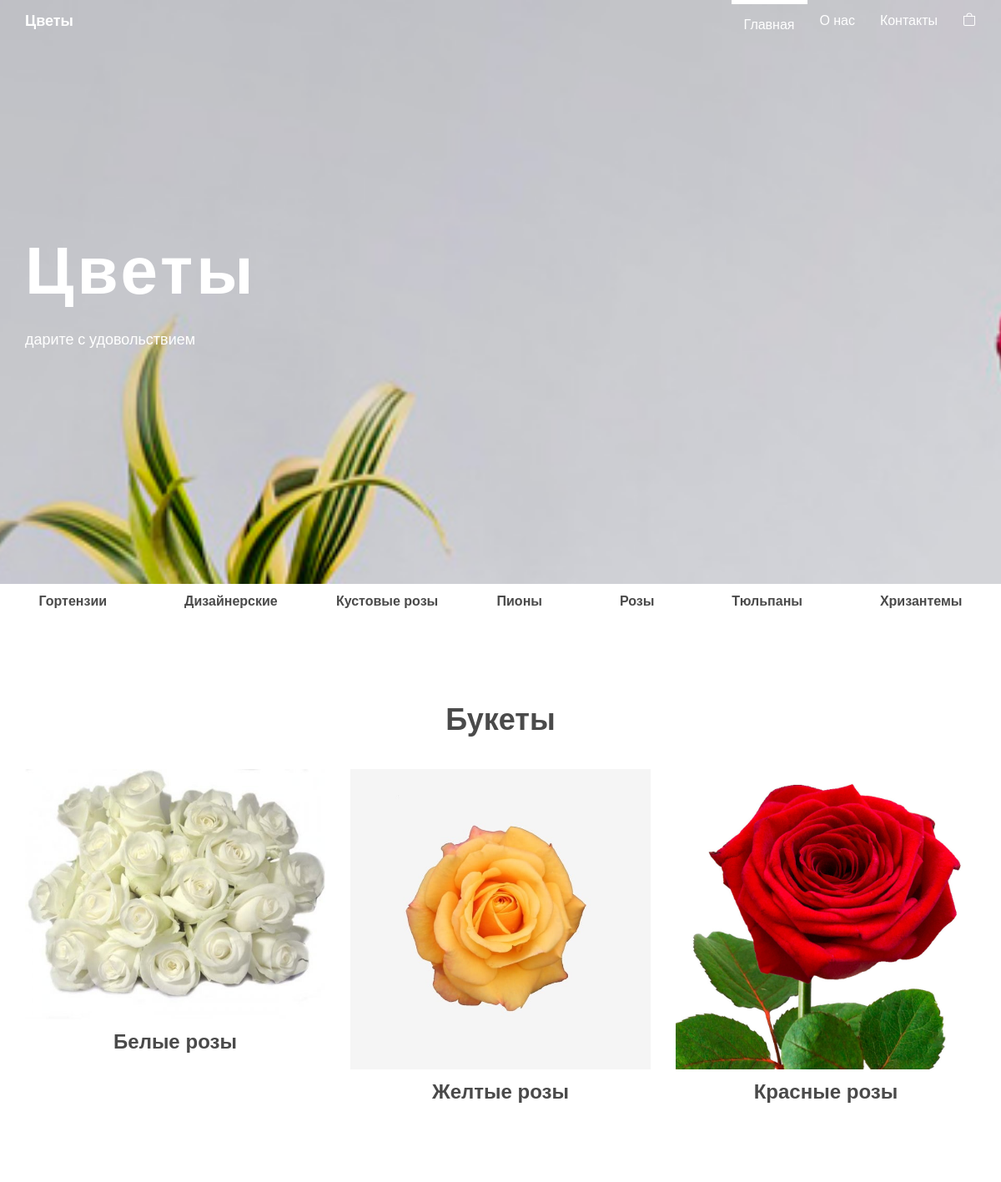
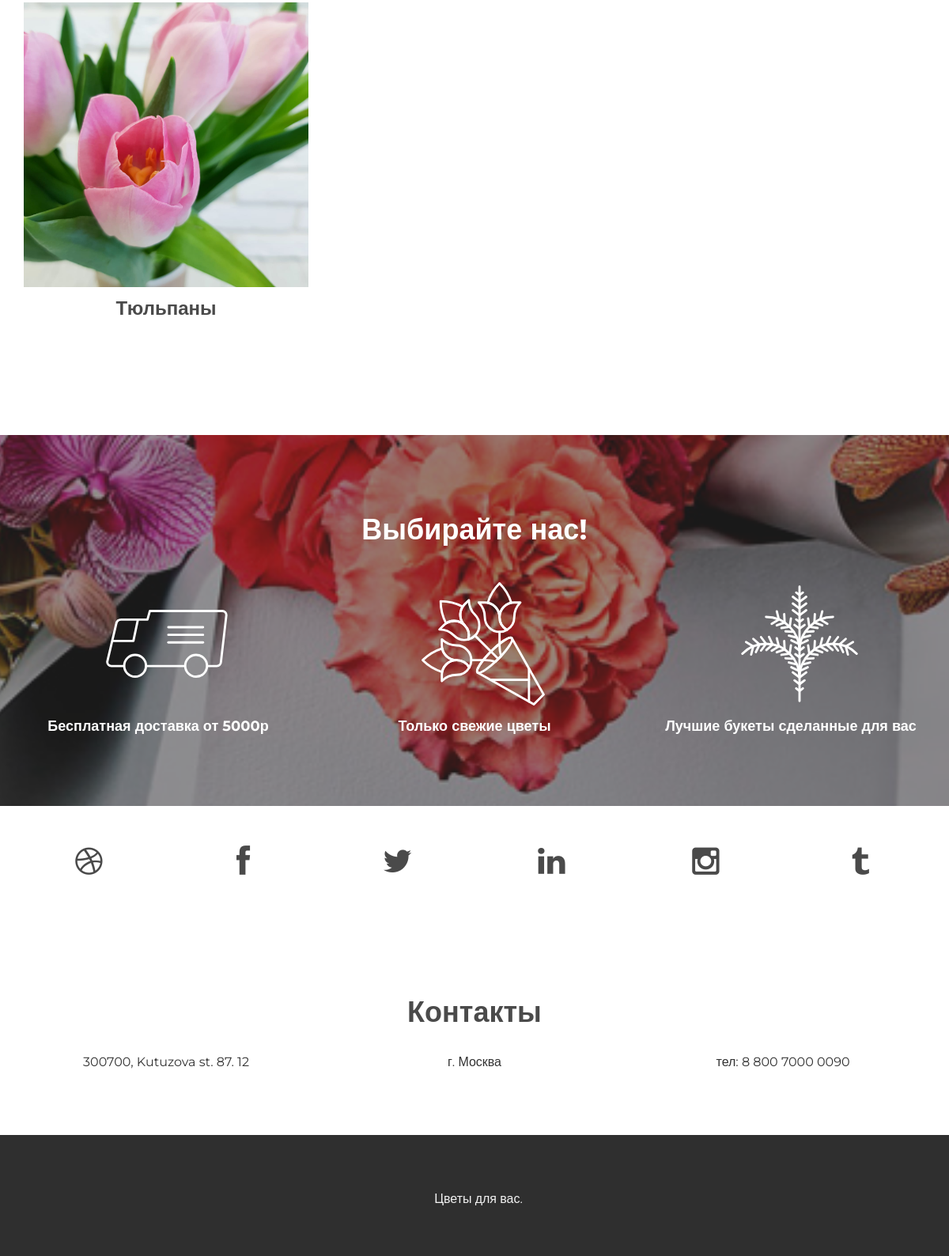
The page / on the database its author committed (2 pictures, top to bottom).
### mainapp/models.py (models this page shows, shortened)
class Category(models.Model):
    class Meta:
        ordering = ('title',)
        verbose_name = 'Категория'
        verbose_name_plural = "Категории"
    title = models.CharField('Название', max_length=120)
    slug = models.SlugField(max_length=150, blank=True, unique=True)
    description = models.TextField(blank=True, null=True)
    def get_absolute_url(self):
        return reverse('category_detail', kwargs={'slug': self.slug})

class Product(models.Model):
    class Meta:
        ordering = ('title', 'pub_date')
        verbose_name = 'Продукт'
        verbose_name_plural = "Продукты"
        index_together = (('id', 'slug'),)
    title = models.CharField('Название', max_length=200, db_index=True)
    slug = models.SlugField(max_length=150, blank=True, unique=True, db_index=True)
    description = models.TextField(blank=True, null=True)
    pub_date = models.DateTimeField(auto_now=True)
    categories = models.ManyToManyField(
        'Category', verbose_name='Категории', blank=True, related_name='products')
    price = models.PositiveIntegerField(verbose_name='Цена за шт', default=0)
    def get_absolute_url(self):
        return reverse('product_detail', kwargs={'slug': self.slug})

class Picture(models.Model):
    class Meta:
        ordering = ('title',)
        verbose_name = 'Картинка'
        verbose_name_plural = "Картинки"
    title = models.CharField('Название', max_length=200, db_index=True)
    description = models.TextField(blank=True, null=True)
    image = models.ImageField(upload_to='pictures')
    related_obj = models.ForeignKey(Product, verbose_name='pictures', null=True,
                                    blank=True, on_delete=models.CASCADE, related_name='pictures')

### mainapp/views.py (the view)
# urls.py: path('', IndexView.as_view(), name="index_list"),
class IndexView(TemplateView):
    template_name = 'mainapp/index.html'
    def get_context_data(self, **kwargs):
        context = super().get_context_data(**kwargs)
        context['products_all'] = Product.objects.all()
        context['links_menu'] = Category.objects.all()
        return context

### basketapp/basket.py (called while the page is built)
    def __len__(self):
        return sum(item['quantity'] for item in self.cart.values())

### basketapp/context_processors.py (called while the page is built)
def cart(request):
    return {'cart': Cart(request)}

### mainapp/templates/mainapp/index.html (shortened to what this page needs)
{% extends "base.html" %}
{% load static %}
{% block content %}
	<ul class="nav nav-pills nav-justified">
        {% for link in links_menu %}
            {% include "mainapp/snippets/categories_menu_snippet.html" %}
        {% endfor %}
	</ul>
	<div class="container">
		<div class="row centered mt mb">
			<h1>Букеты</h1>
			{% for product in products_all %}
                {% include "mainapp/snippets/products_snippet.html" %}
			{% endfor %}
		</div>
	</div>
{% endblock content %}

### mainapp/templates/mainapp/snippets/categories_menu_snippet.html
<li class="nav-item">
    <a class="nav-link text-props" href="{{ link.get_absolute_url }}">{{ link.title }}</a>
</li>

### mainapp/templates/mainapp/snippets/products_snippet.html
<div class="col-lg-4 col-md-4 col-sm-4 gallery">
    <a href="{{ product.get_absolute_url }}"><img src="{{ product.pictures.all.0.image.url }}" class="img-responsive">
    <div class="price">{{product.title}}</div><div class="button">Купить</div></a>
</div>

### static/css/style.css (style rules this page uses)
.centered { text-align: center }
.mt { margin-top: 80px; }
.mb { margin-bottom: 80px; }
body { font-family: 'Montserrat', sans-serif; font-weight: 400; font-size: 16px; -webkit-font-smoothing: antialiased; -webkit-overflow-scrolling: touch; }
h1, h2, h3, h4, h5, h6 { font-weight: 700; color: #4a4a4a; }
.text-props { color: #4a4a4a; font-weight: 550; }
.price { font-weight: 700; color: #4a4a4a; font-size: 24px; margin-top:10px; z-index:1; }
.gallery { margin-left: auto; margin-right: auto; }
.gallery img { margin-top: 30px; z-index:2; }

### rows shown on the page
Category: title "Гортензии"
Category: title "Дизайнерские"
Category: title "Кустовые розы"
Category: title "Пионы"
Category: title "Розы"
Category: title "Тюльпаны"
Category: title "Хризантемы"
Product: pictures.all.0.image (picture), title "Белые розы"
Product: pictures.all.0.image (picture), title "Желтые розы"
Product: pictures.all.0.image (picture), title "Красные розы"
Product: pictures.all.0.image (picture), title "Тюльпаны"
